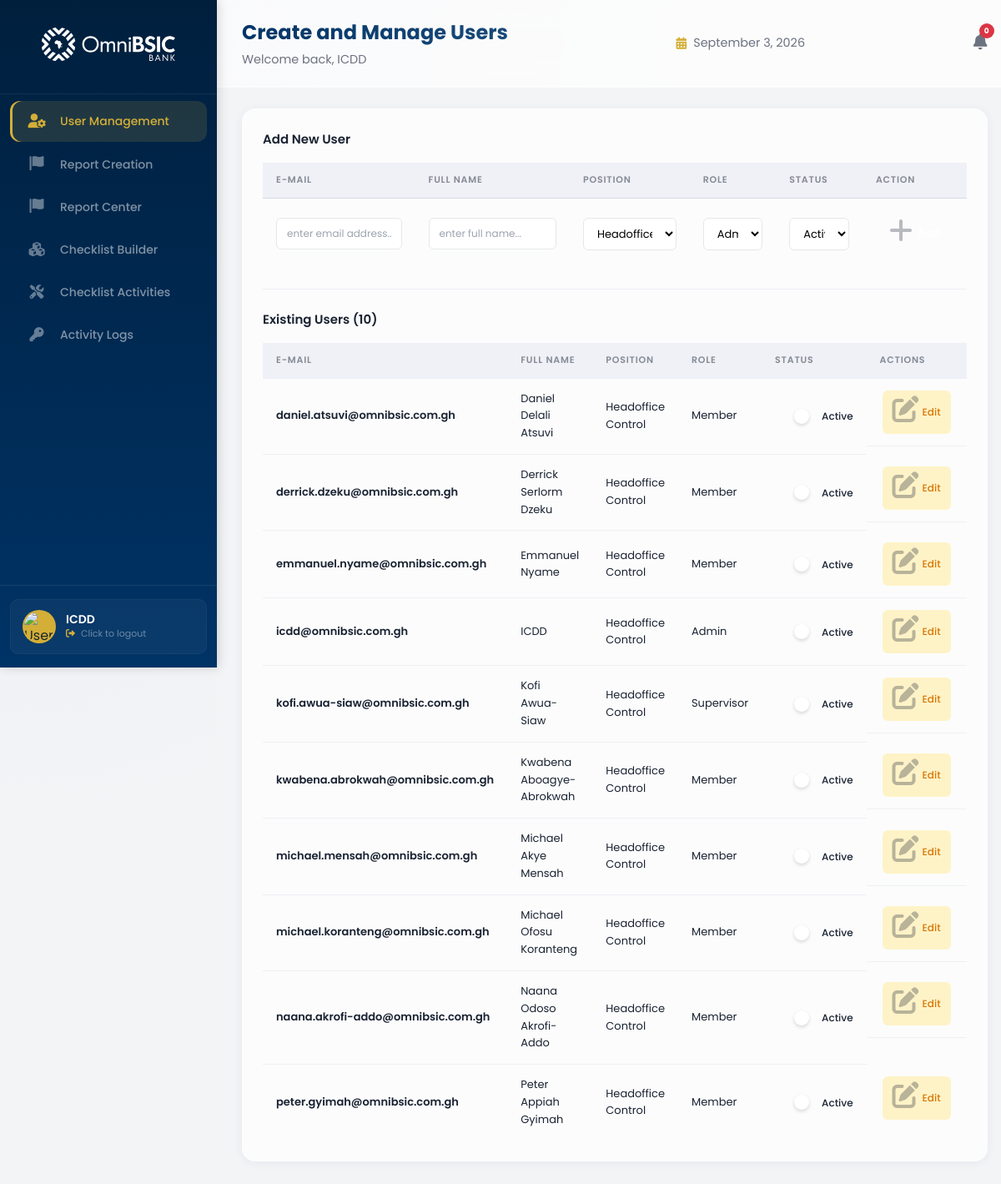
Page /adminboard/admin/ (signed in) on the committed database.
### control_dashboard/models.py (models this page shows, shortened)
class UserProfile(models.Model):
    ROLE_CHOICES = [
        ('admin', 'Admin'),
        ('supervisor', 'Supervisor'),
        ('member', 'Member'),
    ]
    POSITION_CHOICES = [
        ('hc', 'Headoffice Control'),
        ('cc', 'Cluster Control'),
    ]
    STATUS_CHOICES = [
        ('active', 'Active'),
        ('inactive', 'Inactive'),
    ]
    user = models.OneToOneField(
        User,
        on_delete=models.CASCADE,
        related_name='profile',
        null=True,
        blank=True
    )
    email = models.EmailField(unique=True)
    full_name = models.CharField(max_length=200)
    username = models.CharField(max_length=150, unique=True, blank=True, null=True)
    position = models.CharField(max_length=50, choices=POSITION_CHOICES, default='member')
    role = models.CharField(max_length=50, choices=ROLE_CHOICES, default='member')
    status = models.CharField(max_length=50, choices=STATUS_CHOICES, default='active')
    created_at = models.DateTimeField(auto_now_add=True)
    updated_at = models.DateTimeField(auto_now=True)
    class Meta:
        db_table = 'user_profiles'
        ordering = ['full_name']

### control_dashboard/views.py (the view)
# urls.py: path('admin/', views.admin_page, name='admin_page'),
@login_required
def admin_page(request):
    try:
        user_profile = UserProfile.objects.get(email=request.user.email)
        if user_profile.role != 'admin':
            messages.error(request, 'You do not have permission to access this page.')
            return redirect_dashboard(request.user)
    except UserProfile.DoesNotExist:
        return redirect_dashboard(request.user)
    users = UserProfile.objects.all().order_by('full_name')
    positions = UserProfile.POSITION_CHOICES
    roles = UserProfile.ROLE_CHOICES
    statuses = UserProfile.STATUS_CHOICES
    context = {
        'user_profile': user_profile,
        'users': users,
        'positions': positions,
        'roles': roles,
        'statuses': statuses,
    }
    return render(request, 'control_dashboard/adminboard.html', context)

### control_dashboard/templates/control_dashboard/adminboard.html (shortened to what this page needs)
{% extends 'control_dashboard/base.html' %}
{% load static %}
{% block extra_css %}
<link rel="stylesheet" href="{% static 'stylesheets/admin.css' %}" type="text/css">
{% endblock %}
{% block dashboard_url %}{% url 'control_dashboard:admin_page' %}{% endblock %}
{% block nav_links %}
<li class="active"><a href="{% url 'control_dashboard:admin_page' %}">
    <span class="nav-icon"><i class="fas fa-user-cog"></i></span>
    <span class="nav-text">User Management</span>
</a></li>
<li><a href="{% url 'control_dashboard:report_creation' %}">
    <span class="nav-icon"><i class="fas fa-flag"></i></span>
    <span class="nav-text">Report Creation</span>
</a></li>
<li><a href="{% url 'control_dashboard:report_center' %}"s>
    <span class="nav-icon"><i class="fas fa-flag"></i></span>
    <span class="nav-text">Report Center</span>
</a></li>
<li><a href="{% url 'control_dashboard:checklist_builder' %}">
    <span class="nav-icon"><i class="fas fa-cubes"></i></span>
    <span class="nav-text">Checklist Builder</span>
</a></li>
<li><a href="{% url 'control_dashboard:checklist_list' %}">
    <span class="nav-icon"><i class="fas fa-tools"></i></span>
    <span class="nav-text">Checklist Activities</span>
</a></li>
<li><a href="{% url 'control_dashboard:activity_logs' %}">
    <span class="nav-icon"><i class="fas fa-key"></i></span>
    <span class="nav-text">Activity Logs</span>
</a></li>
{% endblock %}
{% block page_title %}Create and Manage Users{% endblock %}
{% block content %}
<div class="table-container">
    <h4>Add New User</h4>
    <form id="addUserForm" onsubmit="addUser(event)">
        <table class="users-table">
            <thead>
                <tr>
                    <th>E-mail</th>
                    <th>Full Name</th>
                    <th>Position</th>
                    <th>Role</th>
                    <th>Status</th>
                    <th class="text-center">Action</th>
                </tr>
            </thead>
            <tbody>
                <tr>
                    <td><input type="email" id="newEmail" class="table-input" placeholder="enter email address..." required></td>
                    <td><input type="text" id="newFullName" class="table-input" placeholder="enter full name..." required></td>
                    <td>
                        <select id="newPosition" class="table-select">
                            {% for value, label in positions %}
                            <option value="{{ value }}">{{ label }}</option>
                            {% endfor %}
                        </select>
                    </td>
                    <td>
                        <select id="newRole" class="table-select">
                            {% for value, label in roles %}
                            <option value="{{ value }}">{{ label }}</option>
                            {% endfor %}
                        </select>
                    </td>
                    <td>
                        <select id="newStatus" class="table-select">
                            {% for value, label in statuses %}
                            <option value="{{ value }}">{{ label }}</option>
                            {% endfor %}
                        </select>
                    </td>
                    <td class="text-center">
                        <button type="submit" class="btn-create">
                            <i class="fas fa-plus"></i> Add
                        </button>
                    </td>
                </tr>
            </tbody>
        </table>
    </form>
    <div class="table-divider"></div>
    <h4>Existing Users ({{ users|length }})</h4>
    <table class="users-table">
        <thead>
            <tr>
                <th>E-mail</th>
                <th>Full Name</th>
                <th>Position</th>
                <th>Role</th>
                <th>Status</th>
                <th class="text-center">Actions</th>
            </tr>
        </thead>
        <tbody>
            {% for user in users %}
            <tr id="user-row-{{ user.id }}">
                <td class="font-bold user-email" data-val="{{ user.email }}">{{ user.email }}</td>
                <td class="user-fullname" data-val="{{ user.full_name|default:'' }}">{{ user.full_name|default:"-" }}</td>
                <td class="user-position" data-val="{{ user.position }}">{{ user.get_position_display }}</td>
                <td class="user-role" data-val="{{ user.role }}">{{ user.get_role_display }}</td>
                <td>
                    <div class="status-toggle-container">
                        <label class="switch">
                            <span class="slider round"></span>
                        </label>
                        <span class="status-text" id="status-text-{{ user.id }}">
                            {{ user.get_status_display }}
                        </span>
                    </div>
                </td>
                <td class="text-center actions-cell">
                    <button class="btn-edit" onclick="editUser('{{ user.id }}')">
                        <i class="fas fa-edit"></i> Edit
                    </button>
                </td>
            </tr>
            {% endfor %}
        </tbody>
    </table>
</div>
{% endblock %}

### control_dashboard/templates/control_dashboard/base.html (shortened to what this page needs)
{% load static %}
<!DOCTYPE html>
<html>
    <head>
        <link rel="stylesheet" href="{% static 'stylesheets/base.css' %}" type="text/css">
        <link rel="stylesheet" href="https://cdnjs.cloudflare.com/ajax/libs/font-awesome/6.0.0-beta3/css/all.min.css">
        {% block extra_css %}{% endblock %}
    </head>
    <body>
        <div class="page-wrapper">
            <div class="nav-bar">
                <div class="logo">
                    <a href="{% block dashboard_url %}{% url 'control_dashboard:member_dashboard' %}{% endblock %}">
                        <img src="{% static 'images/OmniBSIC_Bank_Logo.svg' %}" alt="Bank Logo">
                    </a>
                </div>
                <ul class="nav-links">
                    {% block nav_links %}{% endblock %}
                </ul>
                <div class="nav-footer">
                    <div class="nav-profile-card" onclick="logoutUser()" style="cursor: pointer;" title="Click to logout">
                        <div class="nav-profile-img-wrapper">
                            <img src="{% static 'images/user-avatar.jpg' %}" alt="User Profile Image">
                        </div>
                        <div class="nav-profile-info">
                            <h4 class="nav-user-name">{{ user_profile.full_name|default:"User" }}</h4>
                            <p class="nav-user-role">
                                <i class="fas fa-sign-out-alt" style="font-size: 11px; margin-right: 4px;"></i>
                                Click to logout
                            </p>
                        </div>
                    </div>
                </div>
            </div>
            <div class="main-content-wrapper">
                <div class="top-header">
                    <div class="top-header-left">
                        <span class="page-title">{% block page_title %}Dashboard{% endblock %}</span>
                        {% block page_subtitle %}
                        <span class="page-subtitle">Welcome back, {{ user_profile.full_name|default:"User" }}</span>
                        {% endblock %}
                    </div>
                    {% block top_header_center %}
                    <div class="top-header-center">
                        <span class="header-date">
                            <i class="fas fa-calendar-alt"></i>
                            {% now "F j, Y" %}
                        </span>
                    </div>
                    {% endblock %}
                    <div class="top-header-right">
                        {% block top_header_right %}
                        <div class="header-notifications">
                            <i class="fas fa-bell"></i>
                            <span class="notification-badge">0</span>
                        </div>
                        {% endblock %}
                    </div>
                </div>
                <div class="main-content">
                    {% block content %}{% endblock %}
                </div>
            </div>
        </div>
    </body>
</html>

### control_dashboard/static/stylesheets/admin.css (style rules this page uses)
.table-container { background: var(--glass-bg); backdrop-filter: blur(12px); border-radius: 16px; border: 1px solid var(--glass-border); padding: var(--space-lg); overflow-x: auto; box-shadow: 0 2px 12px var(--glass-shadow); margin-bottom: var(--space-lg); }
.table-container h4 { font-size: 15px; font-weight: 600; color: #1a2332; margin-bottom: var(--space-md); }
.table-divider { height: 1px; background: var(--glass-border-dark); margin: var(--space-lg) 0; }
.users-table { width: 100%; border-collapse: collapse; background: transparent; }
.users-table thead th { background: rgba(0, 51, 153, 0.03); color: rgba(26, 35, 50, 0.5); font-size: 11px; font-weight: 600; text-transform: uppercase; letter-spacing: 0.8px; text-align: left; padding: 12px var(--space-md); border-bottom: 1px solid var(--glass-border-dark); }
.users-table tbody td { padding: 14px var(--space-md); color: #1a2332; font-size: 13px; border-bottom: 1px solid var(--glass-border-dark); vertical-align: middle; }
.users-table tbody tr:last-child td { border-bottom: none; }
.font-bold { font-weight: 600; }
.text-center { text-align: center; }
.table-input { width: 100%; padding: 8px 12px; border: 1px solid #e5e7eb; border-radius: 6px; font-size: 13px; background: white; transition: all 0.3s ease; font-family: 'Poppins', sans-serif; }
.table-input::placeholder { color: #9ca3af; font-size: 12px; }
.table-select { width: 100%; padding: 8px 12px; border: 1px solid #e5e7eb; border-radius: 6px; font-size: 13px; background: white; cursor: pointer; font-family: 'Poppins', sans-serif; transition: all 0.3s ease; }
.btn-create { padding: 8px 16px; background: var(--omni-success); color: white; border: none; border-radius: 6px; cursor: pointer; font-size: 13px; font-weight: 500; display: inline-flex; align-items: center; gap: 6px; transition: all 0.3s ease; font-family: 'Poppins', sans-serif; }
.btn-edit { padding: 6px 12px; background: #fef3c7; color: #d97706; border: none; border-radius: 6px; cursor: pointer; font-size: 12px; font-weight: 500; display: inline-flex; align-items: center; gap: 4px; transition: all 0.3s ease; font-family: 'Poppins', sans-serif; }
.status-toggle-container { display: flex; align-items: center; gap: 12px; }
.status-text { font-size: 12px; font-weight: 500; color: #1a2332; transition: color 0.3s ease; }
.switch { position: relative; display: inline-block; width: 44px; height: 24px; flex-shrink: 0; }
.slider { position: absolute; cursor: pointer; top: 0; left: 0; right: 0; bottom: 0; background-color: #d1d5db; transition: all 0.4s ease; }
.slider:before { position: absolute; content: ""; height: 18px; width: 18px; left: 3px; bottom: 3px; background-color: white; transition: all 0.4s ease; box-shadow: 0 2px 4px rgba(0, 0, 0, 0.15); }
.slider.round { border-radius: 34px; }
.slider.round:before { border-radius: 50%; }
.switch input:checked + .slider { background: var(--omni-success); }
.switch input:checked + .slider:before { transform: translateX(20px); }
.actions-cell { display: flex; gap: 6px; justify-content: center; align-items: center; flex-wrap: wrap; min-width: 120px; }
.actions-cell .btn-edit, .actions-cell .btn-delete, .actions-cell .btn-create { white-space: nowrap; }
.text-center i { font-size: 32px; display: block; margin-bottom: 8px; opacity: 0.3; color: #1a2332; }
.text-center { padding: 30px; color: #9ca3af; }

### rows in the picture
UserProfile: full_name "ICDD", email "icdd@omnibsic.com.gh", position "Headoffice Control", role "Admin", status "Active"
UserProfile: email "daniel.atsuvi@omnibsic.com.gh", full_name "Daniel Delali Atsuvi", position "Headoffice Control", role "Member", status "Active"
UserProfile: email "derrick.dzeku@omnibsic.com.gh", full_name "Derrick Serlorm Dzeku", position "Headoffice Control", role "Member", status "Active"
UserProfile: email "emmanuel.nyame@omnibsic.com.gh", full_name "Emmanuel Nyame", position "Headoffice Control", role "Member", status "Active"
UserProfile: email "kofi.awua-siaw@omnibsic.com.gh", full_name "Kofi Awua-Siaw", position "Headoffice Control", role "Supervisor", status "Active"
UserProfile: email "kwabena.abrokwah@omnibsic.com.gh", full_name "Kwabena Aboagye-Abrokwah", position "Headoffice Control", role "Member", status "Active"
UserProfile: email "michael.mensah@omnibsic.com.gh", full_name "Michael Akye Mensah", position "Headoffice Control", role "Member", status "Active"
UserProfile: email "michael.koranteng@omnibsic.com.gh", full_name "Michael Ofosu Koranteng", position "Headoffice Control", role "Member", status "Active"
UserProfile: email "naana.akrofi-addo@omnibsic.com.gh", full_name "Naana Odoso Akrofi-Addo", position "Headoffice Control", role "Member", status "Active"
UserProfile: email "peter.gyimah@omnibsic.com.gh", full_name "Peter Appiah Gyimah", position "Headoffice Control", role "Member", status "Active"

### other values in the picture
{{ users|length }} "10"
form field value "Headoffice Control"
form field value "Admin"
form field value "Active"
